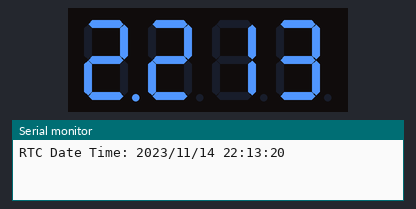
Bench run of a sketch on a simulated Arduino Uno, built with avr-gcc and run on an emulated ATmega328P. On the bench: 4-digit seven-segment display, the last lines printed to the serial monitor. The local clock reads 2024-03-15 10:24:30 at power-on unless the sketch sets it.

Above: at 0.1 s.
At 64.3 s:
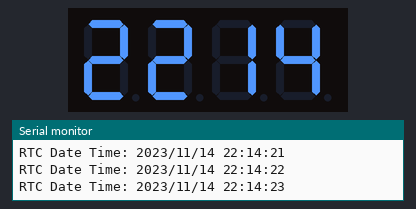
At 129.1 s:
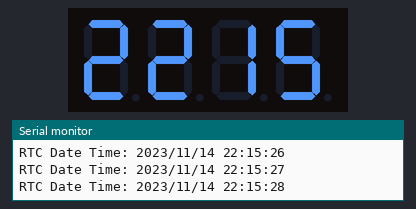

The sketch:

RTC.ino
```cpp
#include <TM1637Display.h>
#include <RTClib.h>

TM1637Display display(4, 5);
RTC_DS1307 rtc;

void setup() {
  display.setBrightness(5);
  rtc.begin();
  rtc.adjust(DateTime(F(__DATE__), F(__TIME__)));
  Serial.begin(9600);
}

void loop() {
  DateTime now = rtc.now();
  Serial.print("RTC Date Time: ");
  Serial.print(now.year());
  Serial.print("/");
  Serial.print(now.month());
  Serial.print("/");
  Serial.print(now.day());
  Serial.print(" ");
  Serial.print(now.hour());
  Serial.print(":");
  Serial.print(now.minute());
  Serial.print(":");
  Serial.println(now.second());
  int timeToDisplay = now.hour() * 100 + now.minute();
  display.showNumberDecEx(timeToDisplay, 0x80, true);
  delay(500);
  display.showNumberDecEx(timeToDisplay, 0x00, true);
  delay(500);
}
```
